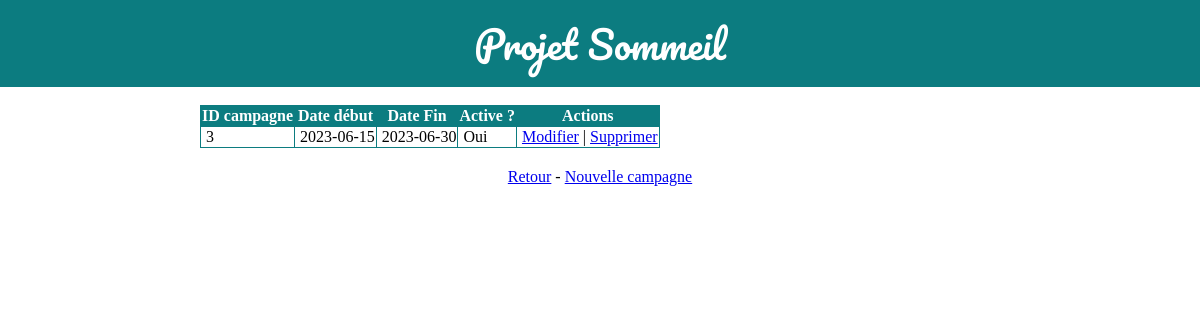
Screenshot of /admin/campagne.php (signed in) with the database file from the repository.
### tables this page shows
CREATE TABLE `campagne` (
  `id_campagne` int(11) NOT NULL,
  `date_debut` date NOT NULL,
  `date_fin` date NOT NULL
);

### bdd.php (called while the page is built, shortened)
<?
function listeCampagnes($mysqlConnection)
{
	$campagne = null;
	$statment = $mysqlConnection->prepare("SELECT *,
	CASE  WHEN CURDATE() BETWEEN date_debut AND date_fin THEN 'Oui' ELSE 'Non' END AS is_active  from campagne");
	if ($statment->execute()) {
		$campagne = $statment->fetchAll();
	}
	return $campagne;
}

### admin/campagne.php (the view, shortened to what this page needs)
<?
include "verification.php";
$rows = listeCampagnes($pdo);
?>
<!DOCTYPE html>
<html>
<head>
    <link rel="stylesheet" href="../style.css" media="screen" type="text/css" />
</head>
<body>
    <header>Projet Sommeil</header>
    <div id="container">
        <table>
            <thead>
                <tr>
                    <th>ID campagne</th>
                    <th>Date début</th>
                    <th>Date Fin</th>
                    <th>Active ?</th>
                    <th>Actions</th>
                </tr>
            </thead>
            <tbody>
                <?php
                foreach ($rows as $row) {
                    echo "<tr>";
                    echo "<td>" . $row['id_campagne'] . "</td>";
                    echo "<td>" . $row['date_debut'] . "</td>";
                    echo "<td>" . $row['date_fin'] . "</td>";
                    echo "<td>" . $row['is_active'] . "</td>";
                    echo "<td><a href='edit_campagne.php?id=" . $row['id_campagne'] .
                     "'>Modifier</a> | <a onclick=\"return confirm('Êtes-vous sûr de vouloir supprimer cet enregistrement ? Cela va supprimer toutes heures de sommeil de cette campagne.')\" href='delete_campagne.php?id=" . $row['id_campagne'] . "'>Supprimer</a></td>";
                    echo "</tr>";
                }
                ?>
            </tbody>
        </table>
    </div>
    <footer><a href="index.php">Retour</a> - <a href="edit_campagne.php">Nouvelle campagne</a></footer>
</body>
</html>

### style.css (style rules this page uses)
body { font-family: Cambria, Cochin, Georgia, Times, 'Times New Roman', serif; padding: 0; margin: 0; }
#container { max-width: 800px; margin: 0 auto; padding: 0 20px 20px 20px; }
header { margin: 0 auto; padding: 10px; text-align: center; font-family: 'DotGothic16', 'Pacifico', Cambria, Cochin, Georgia, Times, 'Times New Roman', serif;; font-family: 'Pacifico', cursive; background-color: rgb(12, 124, 128); color:white; font-size: 38px; }
div { margin-bottom: 10px; }
footer { text-align: center; }
table, td, tr, th { border: 1px solid rgb(12, 124, 128); border-collapse: collapse; }
td { padding-left: 5px; }
th { background-color: #0c7c80; color: white; }

### rows the page displays
campagne: id_campagne "3", date_debut "2023-06-15", date_fin "2023-06-30", is_active "Oui"
